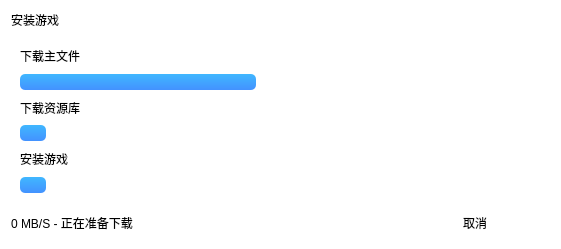
<?xml version="1.0" encoding="UTF-8"?>
<ui version="4.0">
 <class>MOS_D_MC_Dialog</class>
 <widget class="QDialog" name="MOS_D_MC_Dialog">
  <property name="geometry">
   <rect>
    <x>0</x>
    <y>0</y>
    <width>561</width>
    <height>249</height>
   </rect>
  </property>
  <property name="windowTitle">
   <string>Dialog</string>
  </property>
  <property name="styleSheet">
   <string notr="true">QDialog{background-color: rgb(255, 255, 255);}

QScrollArea{border-style:none;}
QPushButton{border:2px solid rgba(235, 235, 235,0);height:25px;border-radius:5px;}
QPushButton::hover{background-color: rgb(192, 192, 192);}
QPushButton::pressed{background-color: rgb(169, 169, 169);}</string>
  </property>
  <layout class="QGridLayout" name="gridLayout_2">
   <item row="2" column="1">
    <widget class="QPushButton" name="pushButton">
     <property name="sizePolicy">
      <sizepolicy hsizetype="Minimum" vsizetype="Fixed">
       <horstretch>0</horstretch>
       <verstretch>0</verstretch>
      </sizepolicy>
     </property>
     <property name="minimumSize">
      <size>
       <width>150</width>
       <height>30</height>
      </size>
     </property>
     <property name="maximumSize">
      <size>
       <width>150</width>
       <height>30</height>
      </size>
     </property>
     <property name="text">
      <string>取消</string>
     </property>
    </widget>
   </item>
   <item row="2" column="0">
    <widget class="QLabel" name="label_5">
     <property name="text">
      <string>0 MB/S - 正在准备下载</string>
     </property>
    </widget>
   </item>
   <item row="1" column="0" colspan="2">
    <widget class="QScrollArea" name="scrollArea">
     <property name="styleSheet">
      <string notr="true">QScrollArea{border-style:none;background-color: rgba(255, 255, 255, 0);}
QPushButton{border:2px solid rgba(235, 235, 235,0);height:25px;border-radius:5px;}
QPushButton::hover{background-color: rgb(192, 192, 192);}
QPushButton::pressed{background-color: rgb(169, 169, 169);}

QProgressBar{
	text-align: center;border-style:none;border-radius:5px;background-color: rgb(235, 235, 235);height:3px;color: rgb(66, 66, 66);
}
QProgressBar::chunk{
	border-radius:5px;
	background-color: qlineargradient(spread:pad, x1:0, y1:0, x2:0, y2:1, stop:0 rgba(64, 183, 255, 255), stop:1 rgba(67, 146, 255, 255));
}

QScrollArea{border-style:none;background-color: rgba(255, 255, 255, 0);}
/*设置垂直滚动条基本样式*/
QScrollBar:vertical
{
    width:8px;
    background:rgba(0,0,0,0%);
    margin:0px,0px,0px,0px;
    padding-top:9px;   /*留出9px给上面和下面的箭头*/
    padding-bottom:9px;
}
QScrollBar::handle:vertical
{
    width:8px;
    background: rgb(214, 214, 214);
    border-radius:3px;   /*滚动条两端变成椭圆*/
    min-height:;
}
QScrollBar::handle:vertical:hover
{
    width:8px;
    background:rgb(192, 192, 192);   /* 鼠标放到滚动条上的时候，颜色变深*/
    border-radius:4px;
    min-height:;
}
QScrollBar::add-line:vertical   /*这个应该是设置下箭头的，3.png就是箭头*/
{
    height:9px;width:8px;
    border-image:url(:/img/picture/caret-down_1.png);
    subcontrol-position:bottom;
}
QScrollBar::sub-line:vertical   /*设置上箭头*/
{
    height:9px;width:8px;
    border-image:url(:/img/picture/caret-up_1.png);
    subcontrol-position:top;
}
QScrollBar::add-line:vertical:hover   /*当鼠标放到下箭头上的时候*/
{
    height:9px;width:8px;
    border-image:url(:/img/picture/caret-down.png);
    subcontrol-position:bottom;
}
QScrollBar::sub-line:vertical:hover  /*当鼠标放到下箭头上的时候*/
{
    height:9px;width:8px;
    border-image:url(:/img/picture/caret-up.png);
    subcontrol-position:top;
}
QScrollBar::sub-page:vertical,QScrollBar::add-page:vertical   /*当滚动条滚动的时候，上面的部分和下面的部分*/
{
    background: rgba(235, 235, 235,150);
    border-radius:4px;
}
QScrollBar::add-page:vertical,QScrollBar::sub-page:vertical   /*当滚动条滚动的时候，上面的部分和下面的部分*/
{
    background: rgba(235, 235, 235,150);
    border-radius:4px;
}</string>
     </property>
     <property name="widgetResizable">
      <bool>true</bool>
     </property>
     <widget class="QWidget" name="scrollAreaWidgetContents">
      <property name="geometry">
       <rect>
        <x>0</x>
        <y>0</y>
        <width>537</width>
        <height>172</height>
       </rect>
      </property>
      <property name="styleSheet">
       <string notr="true">background-color: rgba(255, 255, 255, 0);</string>
      </property>
      <layout class="QGridLayout" name="gridLayout">
       <item row="0" column="0" colspan="3">
        <widget class="QLabel" name="label_2">
         <property name="text">
          <string>下载主文件</string>
         </property>
        </widget>
       </item>
       <item row="1" column="0" colspan="3">
        <widget class="QProgressBar" name="progressBar">
         <property name="minimum">
          <number>0</number>
         </property>
         <property name="maximum">
          <number>110</number>
         </property>
         <property name="value">
          <number>50</number>
         </property>
         <property name="textVisible">
          <bool>false</bool>
         </property>
        </widget>
       </item>
       <item row="4" column="0" colspan="3">
        <widget class="QProgressBar" name="progressBar_2">
         <property name="value">
          <number>5</number>
         </property>
         <property name="textVisible">
          <bool>false</bool>
         </property>
         <property name="invertedAppearance">
          <bool>false</bool>
         </property>
        </widget>
       </item>
       <item row="5" column="0">
        <widget class="QLabel" name="label_4">
         <property name="text">
          <string>安装游戏</string>
         </property>
        </widget>
       </item>
       <item row="2" column="0" colspan="3">
        <widget class="QLabel" name="label_3">
         <property name="text">
          <string>下载资源库</string>
         </property>
        </widget>
       </item>
       <item row="6" column="0" colspan="3">
        <widget class="QProgressBar" name="progressBar_3">
         <property name="sizePolicy">
          <sizepolicy hsizetype="Expanding" vsizetype="Fixed">
           <horstretch>0</horstretch>
           <verstretch>0</verstretch>
          </sizepolicy>
         </property>
         <property name="value">
          <number>5</number>
         </property>
         <property name="textVisible">
          <bool>false</bool>
         </property>
         <property name="invertedAppearance">
          <bool>false</bool>
         </property>
        </widget>
       </item>
      </layout>
     </widget>
    </widget>
   </item>
   <item row="0" column="0" colspan="2">
    <widget class="QLabel" name="label">
     <property name="text">
      <string>安装游戏</string>
     </property>
    </widget>
   </item>
  </layout>
 </widget>
 <resources/>
 <connections/>
</ui>
